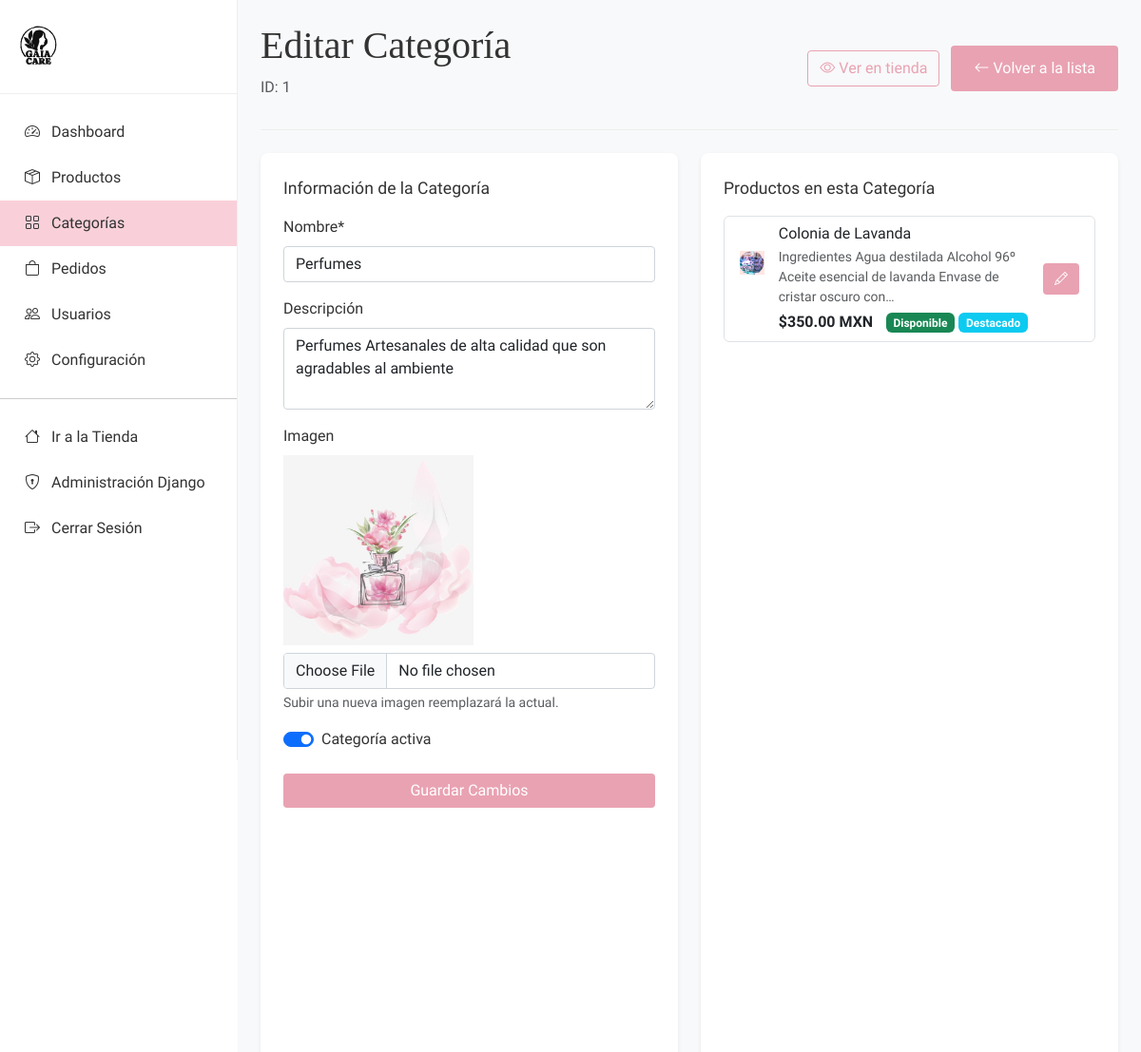
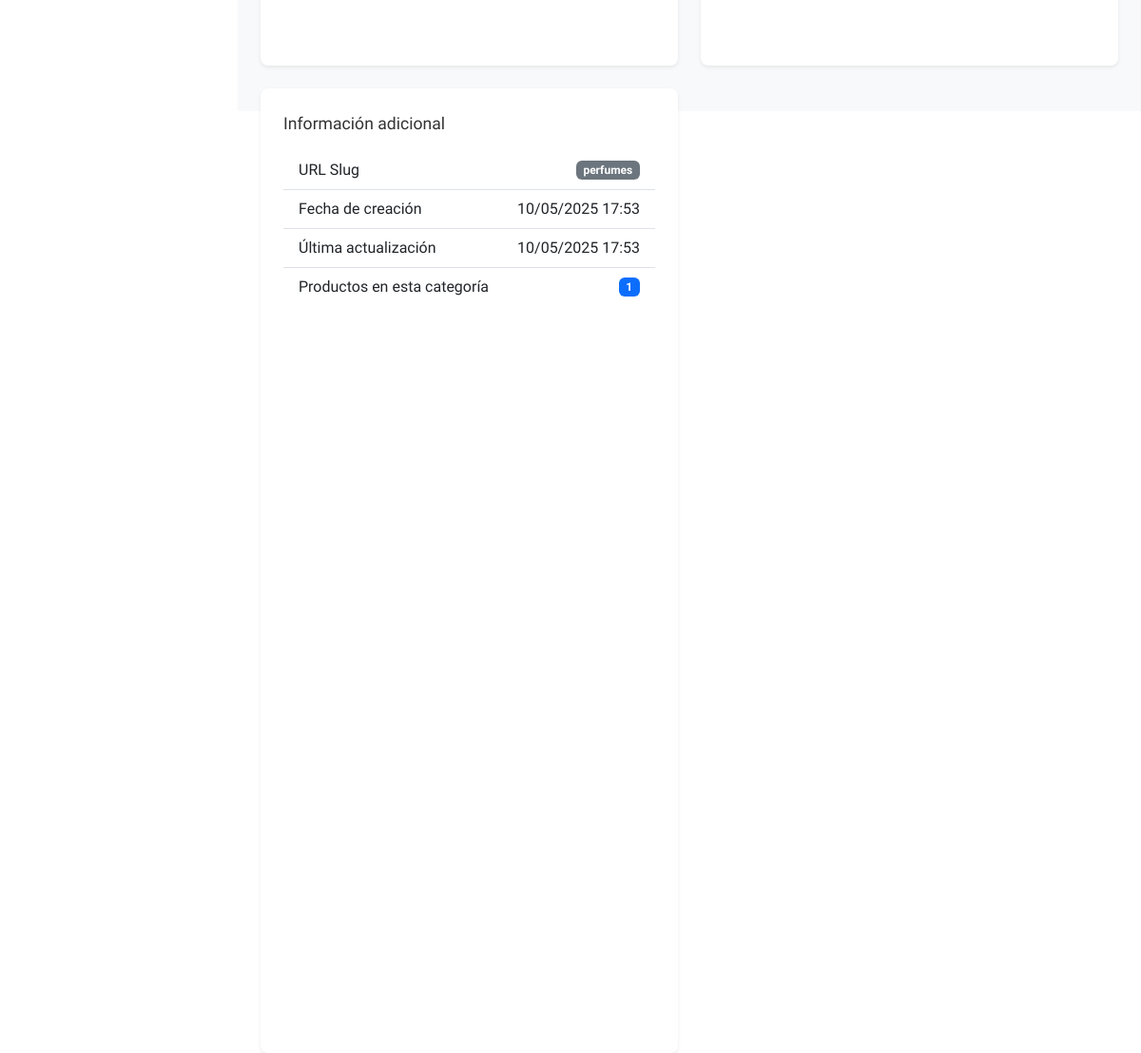
The app's page /panel/categorias/1/ (signed in) with its own data (2 pictures, top to bottom).
### products/models.py (models this page shows, shortened)
class Category(models.Model):
    name = models.CharField(_('nombre'), max_length=100)
    slug = models.SlugField(_('slug'), max_length=100, unique=True)
    description = models.TextField(_('descripción'), blank=True)
    image = models.ImageField(_('imagen'), upload_to='categories', blank=True, null=True)
    is_active = models.BooleanField(_('activo'), default=True)
    created_at = models.DateTimeField(_('creado'), auto_now_add=True)
    updated_at = models.DateTimeField(_('actualizado'), auto_now=True)
    class Meta:
        verbose_name = _('categoría')
        verbose_name_plural = _('categorías')
        ordering = ['name']

class Product(models.Model):
    category = models.ForeignKey(Category, verbose_name=_('categoría'), related_name='products', on_delete=models.CASCADE)
    name = models.CharField(_('nombre'), max_length=200)
    slug = models.SlugField(_('slug'), max_length=200, unique=True)
    description = models.TextField(_('descripción'))
    price = models.DecimalField(_('precio'), max_digits=10, decimal_places=2)
    stock = models.PositiveIntegerField(_('inventario'), default=1)
    available = models.BooleanField(_('disponible'), default=True)
    featured = models.BooleanField(_('destacado'), default=False)
    created_at = models.DateTimeField(_('creado'), auto_now_add=True)
    updated_at = models.DateTimeField(_('actualizado'), auto_now=True)
    class Meta:
        verbose_name = _('producto')
        verbose_name_plural = _('productos')
        ordering = ['-created_at']
    def get_main_image(self):
        return self.images.filter(is_main=True).first() or self.images.first()

class ProductImage(models.Model):
    product = models.ForeignKey(Product, verbose_name=_('producto'), related_name='images', on_delete=models.CASCADE)
    image = models.ImageField(_('imagen'), upload_to='products')
    is_main = models.BooleanField(_('es principal'), default=False)
    alt_text = models.CharField(_('texto alternativo'), max_length=200, blank=True)
    created_at = models.DateTimeField(_('creado'), auto_now_add=True)
    class Meta:
        verbose_name = _('imagen de producto')
        verbose_name_plural = _('imágenes de productos')
        ordering = ['-is_main', 'created_at']

### dashboard/views.py (the view, shortened to what this page needs)
# urls.py: path('categorias/<int:category_id>/', views.category_detail, name='category_detail'),
@login_required
@user_passes_test(is_admin)
def category_detail(request, category_id):
    category = get_object_or_404(Category, id=category_id)
    products = Product.objects.filter(category=category)
    context = {
        'category': category,
        'products': products,
        'section': 'categories'
    }
    return render(request, 'dashboard/category_detail.html', context)

### carts/context_processors.py (called while the page is built)
def cart_items_count(request):
    if request.user.is_authenticated or 'cart_id' in request.session:
        cart = get_or_create_cart(request)
        return {'cart_items_count': cart.get_total_items()}
    return {'cart_items_count': 0}

### carts/models.py (called while the page is built)
    def get_total_items(self):
        return sum(item.quantity for item in self.items.all())

### carts/views.py (called while the page is built, shortened)
def get_or_create_cart(request):
    if request.user.is_authenticated:
        cart, created = Cart.objects.get_or_create(
            user=request.user,
            defaults={'session_id': None}
        )
    return cart

### dashboard/views.py (called while the page is built)
def is_admin(user):
    return user.is_staff or user.is_superuser or user.groups.filter(name__in=['Administradores', 'Administradores Limitados']).exists()

### templates/dashboard/category_detail.html (shortened to what this page needs)
{% extends "dashboard/base_dashboard.html" %}
{% load static %}
{% block dashboard_content %}
<div class="content-header d-flex justify-content-between align-items-center">
    <div>
        <h1 class="content-title">Editar Categoría</h1>
        <p class="text-muted">ID: {{ category.id }}</p>
    </div>
    <div>
        <a href="{% url 'products:category_products' category.slug %}" class="btn btn-dashboard-outline me-2" target="_blank">
            <i class="bi bi-eye"></i> Ver en tienda
        </a>
        <a href="{% url 'dashboard:category_list' %}" class="btn btn-outline-secondary">
            <i class="bi bi-arrow-left"></i> Volver a la lista
        </a>
    </div>
</div>
<div class="row">
    <div class="col-lg-6 mb-4">
        <div class="dashboard-card">
            <div class="dashboard-card-title">Información de la Categoría</div>
            <form method="post" enctype="multipart/form-data" class="dashboard-form">
                <div class="mb-3">
                    <label for="name" class="form-label">Nombre*</label>
                    <input type="text" class="form-control" id="name" name="name" value="{{ category.name }}" required>
                </div>
                <div class="mb-3">
                    <label for="description" class="form-label">Descripción</label>
                    <textarea class="form-control" id="description" name="description" rows="3">{{ category.description }}</textarea>
                </div>
                <div class="mb-3">
                    <label for="image" class="form-label">Imagen</label>
                    {% if category.image %}
                        <div class="mb-2">
                            <img src="{{ category.image.url }}" alt="{{ category.name }}" style="max-width: 100%; max-height: 200px;">
                        </div>
                    {% endif %}
                    <input type="file" class="form-control" id="image" name="image" accept="image/*">
                    <div class="form-text">Subir una nueva imagen reemplazará la actual.</div>
                </div>
                <div class="mb-3">
                    <div class="form-check form-switch">
                        <input class="form-check-input" type="checkbox" id="is_active" name="is_active" {% if category.is_active %}checked{% endif %}>
                        <label class="form-check-label" for="is_active">Categoría activa</label>
                    </div>
                </div>
                <button type="submit" class="btn btn-dashboard w-100">Guardar Cambios</button>
            </form>
        </div>
        <div class="dashboard-card mt-4">
            <div class="dashboard-card-title">Información adicional</div>
            <ul class="list-group list-group-flush">
                <li class="list-group-item d-flex justify-content-between align-items-center">
                    <span>URL Slug</span>
                    <span class="badge bg-secondary">{{ category.slug }}</span>
                </li>
                <li class="list-group-item d-flex justify-content-between align-items-center">
                    <span>Fecha de creación</span>
                    <span>{{ category.created_at|date:"d/m/Y H:i" }}</span>
                </li>
                <li class="list-group-item d-flex justify-content-between align-items-center">
                    <span>Última actualización</span>
                    <span>{{ category.updated_at|date:"d/m/Y H:i" }}</span>
                </li>
                <li class="list-group-item d-flex justify-content-between align-items-center">
                    <span>Productos en esta categoría</span>
                    <span class="badge bg-primary">{{ products.count }}</span>
                </li>
            </ul>
        </div>
    </div>
    <div class="col-lg-6 mb-4">
        <div class="dashboard-card">
            <div class="dashboard-card-title">Productos en esta Categoría</div>
            {% if products %}
                <div class="list-group">
                    {% for product in products %}
                        <div class="list-group-item">
                            <div class="d-flex align-items-center">
                                <div style="width: 60px; height: 60px; overflow: hidden; margin-right: 15px;">
                                    {% if product.get_main_image %}
                                        <img src="{{ product.get_main_image.image.url }}" alt="{{ product.name }}" class="img-fluid">
                                    {% else %}
                                        <img src="{% static 'images/placeholder.png' %}" alt="{{ product.name }}" class="img-fluid">
                                    {% endif %}
                                </div>
                                <div class="flex-grow-1">
                                    <h6 class="mb-1">{{ product.name }}</h6>
                                    <p class="mb-1 small text-muted">{{ product.description|truncatechars:100 }}</p>
                                    <div class="d-flex justify-content-between align-items-center">
                                        <span><strong>${{ product.price }} MXN</strong></span>
                                        <div>
                                            {% if product.available %}
                                                <span class="badge bg-success">Disponible</span>
                                            {% else %}
                                                <span class="badge bg-danger">No disponible</span>
                                            {% endif %}
                                            {% if product.featured %}
                                                <span class="badge bg-info">Destacado</span>
                                            {% endif %}
                                        </div>
                                    </div>
                                </div>
                                <div class="ms-3">
                                    <a href="{% url 'dashboard:product_detail' product.id %}" class="btn btn-sm btn-dashboard">
                                        <i class="bi bi-pencil"></i>
                                    </a>
                                </div>
                            </div>
                        </div>
                    {% endfor %}
                </div>
            {% else %}
                <div class="text-center py-5">
                    <i class="bi bi-box" style="font-size: 3rem; color: #ddd;"></i>
                    <p class="mt-3">No hay productos en esta categoría.</p>
                    <a href="{% url 'dashboard:product_create' %}" class="btn btn-dashboard-outline mt-2">Añadir Producto</a>
                </div>
            {% endif %}
        </div>
    </div>
</div>
{% endblock %}

### static/css/styles.css (style rules this page uses)
:root { --white: #ffffff; --light-pink: #fde9eb; --medium-pink: #f9d0d9; --dark-pink: #e9a2b2; --accent-brown: #ddcc9f; --text-color: #333333; }
* { margin: 0; padding: 0; box-sizing: border-box; }
body { font-family: 'Asap', sans-serif; color: var(--text-color); background-color: var(--white); display: flex; flex-direction: column; min-height: 100vh; }
.btn { display: inline-block; padding: 12px 24px; background-color: var(--dark-pink); color: white; text-decoration: none; border-radius: 4px; font-weight: 500; transition: background-color 0.3s; border: none; cursor: pointer; }
.form-control { width: 100%; padding: 10px; border: 1px solid #ddd; border-radius: 4px; font-family: 'Asap', sans-serif; }

### static/css/dashboard.css (style rules this page uses)
:root { --sidebar-width: 250px; --header-height: 60px; --sidebar-bg: #ffffff; --content-bg: #f8f9fa; --card-shadow: 0 0.125rem 0.25rem rgba(0, 0, 0, 0.075); }
.content-header { margin-bottom: 1.5rem; padding-bottom: 1rem; border-bottom: 1px solid #eee; }
.content-title { margin-bottom: 0.5rem; font-family: 'Libre Bodoni', serif; }
.dashboard-card { background-color: white; border-radius: 0.5rem; box-shadow: var(--card-shadow); padding: 1.5rem; margin-bottom: 1.5rem; height: 100%; }
.dashboard-card-title { font-size: 1.1rem; font-weight: 500; margin-bottom: 1rem; color: var(--text-color); }
.dashboard-form label { font-weight: 500; margin-bottom: 0.5rem; }
.dashboard-form .form-control { border-radius: 0.25rem; border: 1px solid #ced4da; padding: 0.375rem 0.75rem; }
.btn-dashboard { background-color: var(--dark-pink); color: white; border: none; padding: 0.375rem 0.75rem; border-radius: 0.25rem; transition: background-color 0.2s; }
.btn-dashboard-outline { background-color: transparent; color: var(--dark-pink); border: 1px solid var(--dark-pink); padding: 0.375rem 0.75rem; border-radius: 0.25rem; transition: all 0.2s; }

### records on screen
Category: id "1", name "Perfumes", description "Perfumes Artesanales de alta calidad que son agradables al ambiente", image (picture), is_active "☑", slug "perfumes", created_at "10/05/2025 17:53", updated_at "10/05/2025 17:53"
Product: get_main_image.image (picture), name "Colonia de Lavanda", description "Ingredientes Agua destilada Alcohol 96º Aceite esencial de lavanda Envase de cristar oscuro con…", price "350.00", available "Disponible", featured "Destacado"

### other values on screen
{{ products.count }} "1"
